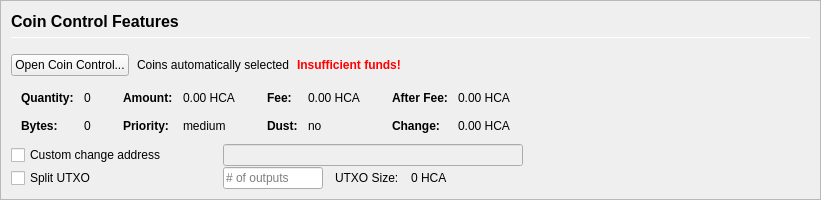
         <widget class="QFrame" name="frameCoinControl">
          <property name="sizePolicy">
           <sizepolicy hsizetype="Expanding" vsizetype="Expanding">
            <horstretch>0</horstretch>
            <verstretch>0</verstretch>
           </sizepolicy>
          </property>
          <property name="maximumSize">
           <size>
            <width>16777215</width>
            <height>16777215</height>
           </size>
          </property>
          <property name="frameShape">
           <enum>QFrame::StyledPanel</enum>
          </property>
          <property name="frameShadow">
           <enum>QFrame::Sunken</enum>
          </property>
          <layout class="QVBoxLayout" name="verticalLayoutCoinControl2">
           <property name="spacing">
            <number>0</number>
           </property>
           <property name="leftMargin">
            <number>0</number>
           </property>
           <property name="topMargin">
            <number>0</number>
           </property>
           <property name="rightMargin">
            <number>0</number>
           </property>
           <property name="bottomMargin">
            <number>0</number>
           </property>
           <item>
            <widget class="QFrame" name="frameCoinControl_BG">
             <layout class="QVBoxLayout" name="verticalLayoutCoinControl" stretch="0,0,0,0,0,0">
              <property name="spacing">
               <number>1</number>
              </property>
              <property name="leftMargin">
               <number>10</number>
              </property>
              <property name="topMargin">
               <number>10</number>
              </property>
              <item>
               <layout class="QHBoxLayout" name="horizontalLayoutCoinControl1">
                <property name="bottomMargin">
                 <number>15</number>
                </property>
                <item>
                 <layout class="QVBoxLayout" name="verticalLayout_3">
                  <property name="spacing">
                   <number>6</number>
                  </property>
                  <item>
                   <widget class="QLabel" name="labelCoinControlFeatures">
                    <property name="sizePolicy">
                     <sizepolicy hsizetype="Preferred" vsizetype="Maximum">
                      <horstretch>0</horstretch>
                      <verstretch>0</verstretch>
                     </sizepolicy>
                    </property>
                    <property name="minimumSize">
                     <size>
                      <width>0</width>
                      <height>20</height>
                     </size>
                    </property>
                    <property name="font">
                     <font>
                      <pointsize>12</pointsize>
                      <weight>75</weight>
                      <bold>true</bold>
                     </font>
                    </property>
                    <property name="styleSheet">
                     <string notr="true">font-weight:bold;</string>
                    </property>
                    <property name="text">
                     <string>Coin Control Features</string>
                    </property>
                   </widget>
                  </item>
                  <item>
                   <widget class="Line" name="line">
                    <property name="minimumSize">
                     <size>
                      <width>0</width>
                      <height>1</height>
                     </size>
                    </property>
                    <property name="maximumSize">
                     <size>
                      <width>16777215</width>
                      <height>1</height>
                     </size>
                    </property>
                    <property name="orientation">
                     <enum>Qt::Horizontal</enum>
                    </property>
                   </widget>
                  </item>
                 </layout>
                </item>
               </layout>
              </item>
              <item>
               <layout class="QHBoxLayout" name="horizontalLayoutCoinControl2" stretch="0,0,0,0">
                <property name="spacing">
                 <number>8</number>
                </property>
                <property name="bottomMargin">
                 <number>10</number>
                </property>
                <item>
                 <widget class="QPushButton" name="pushButtonCoinControl">
                  <property name="styleSheet">
                   <string notr="true"/>
                  </property>
                  <property name="text">
                   <string>Open Coin Control...</string>
                  </property>
                  <property name="autoDefault">
                   <bool>false</bool>
                  </property>
                 </widget>
                </item>
                <item>
                 <widget class="QLabel" name="labelCoinControlAutomaticallySelected">
                  <property name="text">
                   <string>Coins automatically selected</string>
                  </property>
                  <property name="margin">
                   <number>5</number>
                  </property>
                 </widget>
                </item>
                <item>
                 <widget class="QLabel" name="labelCoinControlInsuffFunds">
                  <property name="font">
                   <font>
                    <weight>75</weight>
                    <bold>true</bold>
                   </font>
                  </property>
                  <property name="styleSheet">
                   <string notr="true">color:red;font-weight:bold;</string>
                  </property>
                  <property name="text">
                   <string>Insufficient funds!</string>
                  </property>
                  <property name="margin">
                   <number>5</number>
                  </property>
                 </widget>
                </item>
                <item>
                 <spacer name="horizontalSpacerCoinControl">
                  <property name="orientation">
                   <enum>Qt::Horizontal</enum>
                  </property>
                  <property name="sizeHint" stdset="0">
                   <size>
                    <width>40</width>
                    <height>1</height>
                   </size>
                  </property>
                 </spacer>
                </item>
               </layout>
              </item>
              <item>
               <widget class="QWidget" name="widgetCoinControl" native="true">
                <property name="sizePolicy">
                 <sizepolicy hsizetype="Preferred" vsizetype="Preferred">
                  <horstretch>0</horstretch>
                  <verstretch>0</verstretch>
                 </sizepolicy>
                </property>
                <property name="minimumSize">
                 <size>
                  <width>0</width>
                  <height>0</height>
                 </size>
                </property>
                <property name="styleSheet">
                 <string notr="true"/>
                </property>
                <layout class="QHBoxLayout" name="horizontalLayoutCoinControl5">
                 <property name="leftMargin">
                  <number>0</number>
                 </property>
                 <property name="topMargin">
                  <number>0</number>
                 </property>
                 <property name="rightMargin">
                  <number>0</number>
                 </property>
                 <property name="bottomMargin">
                  <number>0</number>
                 </property>
                 <item>
                  <layout class="QHBoxLayout" name="horizontalLayoutCoinControl3" stretch="0,0,0,1">
                   <property name="spacing">
                    <number>20</number>
                   </property>
                   <property name="topMargin">
                    <number>0</number>
                   </property>
                   <property name="bottomMargin">
                    <number>10</number>
                   </property>
                   <item>
                    <layout class="QFormLayout" name="formLayoutCoinControl1">
                     <property name="horizontalSpacing">
                      <number>10</number>
                     </property>
                     <property name="verticalSpacing">
                      <number>14</number>
                     </property>
                     <property name="leftMargin">
                      <number>10</number>
                     </property>
                     <property name="topMargin">
                      <number>4</number>
                     </property>
                     <property name="rightMargin">
                      <number>6</number>
                     </property>
                     <item row="0" column="0">
                      <widget class="QLabel" name="labelCoinControlQuantityText">
                       <property name="font">
                        <font>
                         <weight>75</weight>
                         <bold>true</bold>
                        </font>
                       </property>
                       <property name="text">
                        <string>Quantity:</string>
                       </property>
                       <property name="margin">
                        <number>0</number>
                       </property>
                      </widget>
                     </item>
                     <item row="0" column="1">
                      <widget class="QLabel" name="labelCoinControlQuantity">
                       <property name="cursor">
                        <cursorShape>IBeamCursor</cursorShape>
                       </property>
                       <property name="contextMenuPolicy">
                        <enum>Qt::ActionsContextMenu</enum>
                       </property>
                       <property name="text">
                        <string notr="true">0</string>
                       </property>
                       <property name="margin">
                        <number>0</number>
                       </property>
                       <property name="textInteractionFlags">
                        <set>Qt::LinksAccessibleByMouse|Qt::TextSelectableByKeyboard|Qt::TextSelectableByMouse</set>
                       </property>
                      </widget>
                     </item>
                     <item row="1" column="0">
                      <widget class="QLabel" name="labelCoinControlBytesText">
                       <property name="font">
                        <font>
                         <weight>75</weight>
                         <bold>true</bold>
                        </font>
                       </property>
                       <property name="text">
                        <string>Bytes:</string>
                       </property>
                      </widget>
                     </item>
                     <item row="1" column="1">
                      <widget class="QLabel" name="labelCoinControlBytes">
                       <property name="cursor">
                        <cursorShape>IBeamCursor</cursorShape>
                       </property>
                       <property name="contextMenuPolicy">
                        <enum>Qt::ActionsContextMenu</enum>
                       </property>
                       <property name="text">
                        <string notr="true">0</string>
                       </property>
                       <property name="textInteractionFlags">
                        <set>Qt::LinksAccessibleByMouse|Qt::TextSelectableByKeyboard|Qt::TextSelectableByMouse</set>
                       </property>
                      </widget>
                     </item>
                    </layout>
                   </item>
                   <item>
                    <layout class="QFormLayout" name="formLayoutCoinControl2">
                     <property name="horizontalSpacing">
                      <number>10</number>
                     </property>
                     <property name="verticalSpacing">
                      <number>14</number>
                     </property>
                     <property name="leftMargin">
                      <number>6</number>
                     </property>
                     <property name="topMargin">
                      <number>4</number>
                     </property>
                     <property name="rightMargin">
                      <number>6</number>
                     </property>
                     <item row="0" column="0">
                      <widget class="QLabel" name="labelCoinControlAmountText">
                       <property name="font">
                        <font>
                         <weight>75</weight>
                         <bold>true</bold>
                        </font>
                       </property>
                       <property name="text">
                        <string>Amount:</string>
                       </property>
                       <property name="margin">
                        <number>0</number>
                       </property>
                      </widget>
                     </item>
                     <item row="0" column="1">
                      <widget class="QLabel" name="labelCoinControlAmount">
                       <property name="cursor">
                        <cursorShape>IBeamCursor</cursorShape>
                       </property>
                       <property name="contextMenuPolicy">
                        <enum>Qt::ActionsContextMenu</enum>
                       </property>
                       <property name="text">
                        <string notr="true">0.00 HCA</string>
                       </property>
                       <property name="textInteractionFlags">
                        <set>Qt::LinksAccessibleByMouse|Qt::TextSelectableByKeyboard|Qt::TextSelectableByMouse</set>
                       </property>
                      </widget>
                     </item>
                     <item row="1" column="0">
                      <widget class="QLabel" name="labelCoinControlPriorityText">
                       <property name="font">
                        <font>
                         <weight>75</weight>
                         <bold>true</bold>
                        </font>
                       </property>
                       <property name="text">
                        <string>Priority:</string>
                       </property>
                      </widget>
                     </item>
                     <item row="1" column="1">
                      <widget class="QLabel" name="labelCoinControlPriority">
                       <property name="cursor">
                        <cursorShape>IBeamCursor</cursorShape>
                       </property>
                       <property name="contextMenuPolicy">
                        <enum>Qt::ActionsContextMenu</enum>
                       </property>
                       <property name="text">
                        <string>medium</string>
                       </property>
                       <property name="textInteractionFlags">
                        <set>Qt::LinksAccessibleByMouse|Qt::TextSelectableByKeyboard|Qt::TextSelectableByMouse</set>
                       </property>
                      </widget>
                     </item>
                    </layout>
                   </item>
                   <item>
                    <layout class="QFormLayout" name="formLayoutCoinControl3">
                     <property name="horizontalSpacing">
                      <number>10</number>
                     </property>
                     <property name="verticalSpacing">
                      <number>14</number>
                     </property>
                     <property name="leftMargin">
                      <number>6</number>
                     </property>
                     <property name="topMargin">
                      <number>4</number>
                     </property>
                     <property name="rightMargin">
                      <number>6</number>
                     </property>
                     <item row="0" column="0">
                      <widget class="QLabel" name="labelCoinControlFeeText">
                       <property name="font">
                        <font>
                         <weight>75</weight>
                         <bold>true</bold>
                        </font>
                       </property>
                       <property name="text">
                        <string>Fee:</string>
                       </property>
                       <property name="margin">
                        <number>0</number>
                       </property>
                      </widget>
                     </item>
                     <item row="0" column="1">
                      <widget class="QLabel" name="labelCoinControlFee">
                       <property name="cursor">
                        <cursorShape>IBeamCursor</cursorShape>
                       </property>
                       <property name="contextMenuPolicy">
                        <enum>Qt::ActionsContextMenu</enum>
                       </property>
                       <property name="text">
                        <string notr="true">0.00 HCA</string>
                       </property>
                       <property name="textInteractionFlags">
                        <set>Qt::LinksAccessibleByMouse|Qt::TextSelectableByKeyboard|Qt::TextSelectableByMouse</set>
                       </property>
                      </widget>
                     </item>
                     <item row="1" column="0">
                      <widget class="QLabel" name="labelCoinControlLowOutputText">
                       <property name="font">
                        <font>
                         <weight>75</weight>
                         <bold>true</bold>
                        </font>
                       </property>
                       <property name="text">
                        <string>Dust:</string>
                       </property>
                      </widget>
                     </item>
                     <item row="1" column="1">
                      <widget class="QLabel" name="labelCoinControlLowOutput">
                       <property name="cursor">
                        <cursorShape>IBeamCursor</cursorShape>
                       </property>
                       <property name="contextMenuPolicy">
                        <enum>Qt::ActionsContextMenu</enum>
                       </property>
                       <property name="text">
                        <string>no</string>
                       </property>
                       <property name="textInteractionFlags">
                        <set>Qt::LinksAccessibleByMouse|Qt::TextSelectableByKeyboard|Qt::TextSelectableByMouse</set>
                       </property>
                      </widget>
                     </item>
                    </layout>
                   </item>
                   <item>
                    <layout class="QFormLayout" name="formLayoutCoinControl4">
                     <property name="horizontalSpacing">
                      <number>10</number>
                     </property>
                     <property name="verticalSpacing">
                      <number>14</number>
                     </property>
                     <property name="leftMargin">
                      <number>6</number>
                     </property>
                     <property name="topMargin">
                      <number>4</number>
                     </property>
                     <property name="rightMargin">
                      <number>6</number>
                     </property>
                     <item row="0" column="0">
                      <widget class="QLabel" name="labelCoinControlAfterFeeText">
                       <property name="font">
                        <font>
                         <weight>75</weight>
                         <bold>true</bold>
                        </font>
                       </property>
                       <property name="text">
                        <string>After Fee:</string>
                       </property>
                       <property name="margin">
                        <number>0</number>
                       </property>
                      </widget>
                     </item>
                     <item row="0" column="1">
                      <widget class="QLabel" name="labelCoinControlAfterFee">
                       <property name="cursor">
                        <cursorShape>IBeamCursor</cursorShape>
                       </property>
                       <property name="contextMenuPolicy">
                        <enum>Qt::ActionsContextMenu</enum>
                       </property>
                       <property name="text">
                        <string notr="true">0.00 HCA</string>
                       </property>
                       <property name="textInteractionFlags">
                        <set>Qt::LinksAccessibleByMouse|Qt::TextSelectableByKeyboard|Qt::TextSelectableByMouse</set>
                       </property>
                      </widget>
                     </item>
                     <item row="1" column="0">
                      <widget class="QLabel" name="labelCoinControlChangeText">
                       <property name="font">
                        <font>
                         <weight>75</weight>
                         <bold>true</bold>
                        </font>
                       </property>
                       <property name="text">
                        <string>Change:</string>
                       </property>
                      </widget>
                     </item>
                     <item row="1" column="1">
                      <widget class="QLabel" name="labelCoinControlChange">
                       <property name="cursor">
                        <cursorShape>IBeamCursor</cursorShape>
                       </property>
                       <property name="contextMenuPolicy">
                        <enum>Qt::ActionsContextMenu</enum>
                       </property>
                       <property name="text">
                        <string notr="true">0.00 HCA</string>
                       </property>
                       <property name="textInteractionFlags">
                        <set>Qt::LinksAccessibleByMouse|Qt::TextSelectableByKeyboard|Qt::TextSelectableByMouse</set>
                       </property>
                      </widget>
                     </item>
                    </layout>
                   </item>
                  </layout>
                 </item>
                </layout>
               </widget>
              </item>
              <item>
               <layout class="QHBoxLayout" name="horizontalLayoutCoinControl4">
                <property name="spacing">
                 <number>12</number>
                </property>
                <property name="sizeConstraint">
                 <enum>QLayout::SetDefaultConstraint</enum>
                </property>
                <property name="topMargin">
                 <number>0</number>
                </property>
                <property name="rightMargin">
                 <number>0</number>
                </property>
                <item>
                 <widget class="QCheckBox" name="checkBoxCoinControlChange">
                  <property name="sizePolicy">
                   <sizepolicy hsizetype="Preferred" vsizetype="Preferred">
                    <horstretch>0</horstretch>
                    <verstretch>0</verstretch>
                   </sizepolicy>
                  </property>
                  <property name="minimumSize">
                   <size>
                    <width>200</width>
                    <height>0</height>
                   </size>
                  </property>
                  <property name="maximumSize">
                   <size>
                    <width>200</width>
                    <height>16777215</height>
                   </size>
                  </property>
                  <property name="toolTip">
                   <string>If this is activated, but the change address is empty or invalid, change will be sent to a newly generated address.</string>
                  </property>
                  <property name="text">
                   <string>Custom change address</string>
                  </property>
                 </widget>
                </item>
                <item>
                 <widget class="QValidatedLineEdit" name="lineEditCoinControlChange">
                  <property name="enabled">
                   <bool>false</bool>
                  </property>
                  <property name="sizePolicy">
                   <sizepolicy hsizetype="Preferred" vsizetype="Preferred">
                    <horstretch>0</horstretch>
                    <verstretch>0</verstretch>
                   </sizepolicy>
                  </property>
                  <property name="minimumSize">
                   <size>
                    <width>300</width>
                    <height>0</height>
                   </size>
                  </property>
                 </widget>
                </item>
                <item>
                 <widget class="QLabel" name="labelCoinControlChangeLabel">
                  <property name="sizePolicy">
                   <sizepolicy hsizetype="Preferred" vsizetype="Preferred">
                    <horstretch>0</horstretch>
                    <verstretch>0</verstretch>
                   </sizepolicy>
                  </property>
                  <property name="minimumSize">
                   <size>
                    <width>100</width>
                    <height>0</height>
                   </size>
                  </property>
                  <property name="text">
                   <string/>
                  </property>
                  <property name="margin">
                   <number>3</number>
                  </property>
                 </widget>
                </item>
               </layout>
              </item>
              <item>
               <layout class="QHBoxLayout" name="horizontalLayoutCoinControl6">
                <property name="spacing">
                 <number>12</number>
                </property>
                <property name="rightMargin">
                 <number>0</number>
                </property>
                <item>
                 <widget class="QCheckBox" name="splitBlockCheckBox">
                  <property name="sizePolicy">
                   <sizepolicy hsizetype="Preferred" vsizetype="Preferred">
                    <horstretch>0</horstretch>
                    <verstretch>0</verstretch>
                   </sizepolicy>
                  </property>
                  <property name="minimumSize">
                   <size>
                    <width>200</width>
                    <height>0</height>
                   </size>
                  </property>
                  <property name="maximumSize">
                   <size>
                    <width>200</width>
                    <height>16777215</height>
                   </size>
                  </property>
                  <property name="text">
                   <string>Split UTXO</string>
                  </property>
                 </widget>
                </item>
                <item>
                 <widget class="QLineEdit" name="splitBlockLineEdit">
                  <property name="sizePolicy">
                   <sizepolicy hsizetype="Preferred" vsizetype="Preferred">
                    <horstretch>50</horstretch>
                    <verstretch>0</verstretch>
                   </sizepolicy>
                  </property>
                  <property name="minimumSize">
                   <size>
                    <width>100</width>
                    <height>0</height>
                   </size>
                  </property>
                  <property name="maximumSize">
                   <size>
                    <width>100</width>
                    <height>16777215</height>
                   </size>
                  </property>
                  <property name="placeholderText">
                   <string># of outputs</string>
                  </property>
                 </widget>
                </item>
                <item>
                 <widget class="QLabel" name="labelBlockSizeText">
                  <property name="text">
                   <string>UTXO Size:</string>
                  </property>
                 </widget>
                </item>
                <item>
                 <widget class="QLabel" name="labelBlockSize">
                  <property name="text">
                   <string>0 HCA</string>
                  </property>
                 </widget>
                </item>
                <item>
                 <spacer name="horizontalSpacer_7">
                  <property name="orientation">
                   <enum>Qt::Horizontal</enum>
                  </property>
                  <property name="sizeHint" stdset="0">
                   <size>
                    <width>40</width>
                    <height>20</height>
                   </size>
                  </property>
                 </spacer>
                </item>
               </layout>
              </item>
              <item>
               <spacer name="verticalSpacerCoinControl">
                <property name="orientation">
                 <enum>Qt::Vertical</enum>
                </property>
                <property name="sizeHint" stdset="0">
                 <size>
                  <width>800</width>
                  <height>1</height>
                 </size>
                </property>
               </spacer>
              </item>
             </layout>
            </widget>
           </item>
          </layout>
         </widget>
